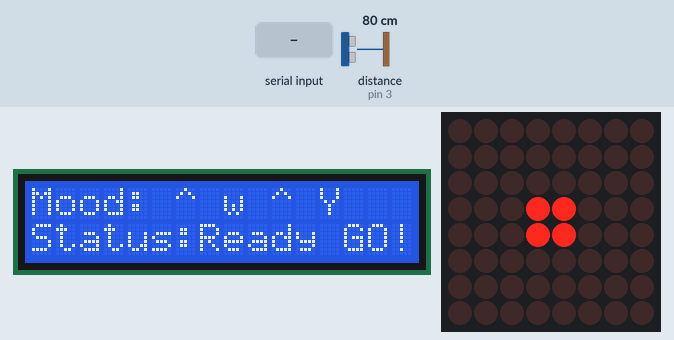
Recording of a sketch running on a simulated Arduino Uno, built with avr-gcc and run on an emulated ATmega328P. On the bench: 16×2 character LCD, 8×8 LED matrix. Wiring (inferred from the names in the program): ultrasonic range finder: trigger pin 2; echo pin 3. The inputs (shaded band) are chosen by the test bench; at power-on: distance to the obstacle (sensor on pin 3) 80 cm. The echo pulse lasts 58.3 µs per cm.

Above: at 1.2 s.
1.3 s: "Move Backward" received over Serial
At 2.44 s:
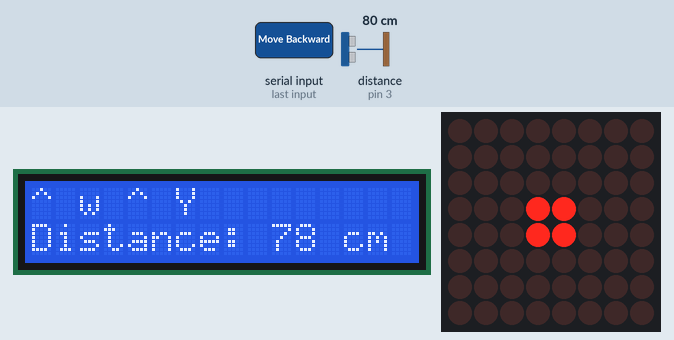
4.1 s: "Move Forward" received over Serial
At 5.27 s:
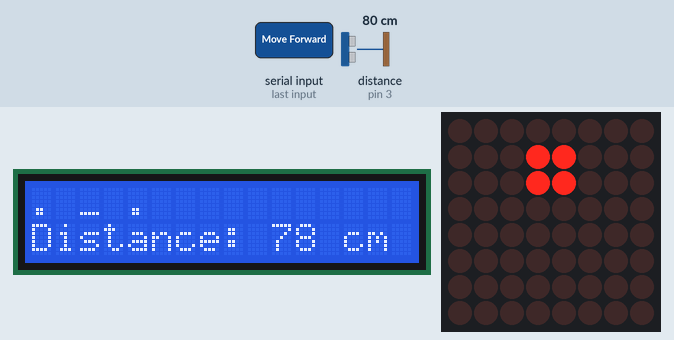
6.9 s: "Move Left" received over Serial
At 8.0 s:
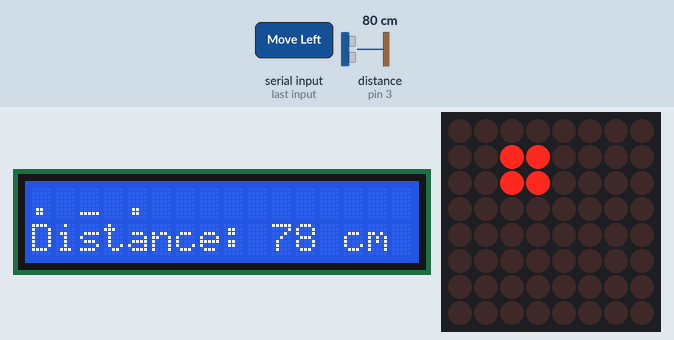
9.6 s: distance to the obstacle (sensor on pin 3) set to 60 cm
12.6 s: "Stop" received over Serial
At 14.7 s:
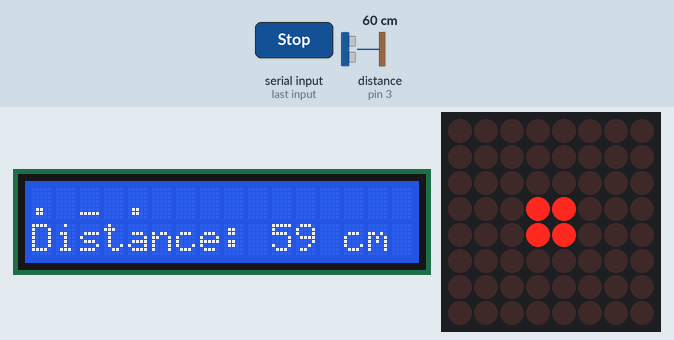
15.2 s: "Move Right" received over Serial
At 16.36 s:
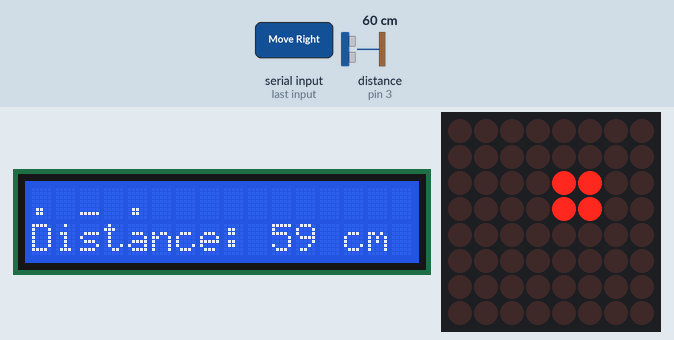

The sketch:

fin-pro-main.ino
```cpp
#include <Wire.h>               // 引入 I2C 通訊庫 / Include I2C communication library
#include <LiquidCrystal_I2C.h>   // 引入 I2C LCD 顯示器控制庫 / Include I2C LCD display control library
#include <LedControl.h>          // 引入 MAX7219 LED 控制庫 / Include MAX7219 LED control library

// MAX7219 LED 點陣顯示設定 / MAX7219 LED matrix display settings
LedControl lc = LedControl(11, 13, 10, 1); // DIN=11, CLK=13, CS=10
int robotX = 3, robotY = 3; // 初始機器人位置 / Initial robot position

// I2C LCD 顯示器設定 / I2C LCD display settings
LiquidCrystal_I2C lcd(0x27, 16, 2); // LCD 地址: 0x27 / LCD address: 0x27

// 超聲波模組設定 / Ultrasonic sensor settings
const int trigPin = 2; // 定義觸發腳位 / Define trigger pin
const int echoPin = 3; // 定義回波腳位 / Define echo pin
long distance; // 測量的距離值 / Variable to store the measured distance

// 狀態變數 / Robot's state variables
bool moving = false;  // 是否移動中？ / Is the robot moving?
bool happy = true;     // 是否顯示開心的表情？ / Is the robot displaying a happy face?

// 距離測量函數 / Distance measurement function
long getDistance() {
  digitalWrite(trigPin, LOW); // 清空觸發腳信號，確保初始狀態為低 / Clear the trigger pin signal to ensure the initial state is LOW
  delayMicroseconds(2); // 延時 2 微秒，為觸發信號準備 / Delay 2 microseconds to prepare for the trigger signal
  digitalWrite(trigPin, HIGH); // 發送觸發信號，開始測距 / Send the trigger signal to start measuring distance
  delayMicroseconds(10); // 信號持續 10 微秒，保證有效性 / Hold the signal for 10 microseconds to ensure validity
  digitalWrite(trigPin, LOW); // 關閉觸發信號，結束發送 / Turn off the trigger signal to end sending

  long duration = pulseIn(echoPin, HIGH); // 讀取從 echoPin 返回的脈衝持續時間 / Measure the pulse duration from the echoPin
  return duration * 0.034 / 2; // 計算距離，聲波速度為 0.034 cm/µs，往返時間需除以 2 / Calculate the distance, sound speed is 0.034 cm/µs, divide by 2 for round-trip time
}

// 更新 LED 顯示 / Update the LED matrix to show the robot's position
void updateLED() {
  lc.clearDisplay(0); // 清除顯示，確保畫面乾淨 / Clear the display to ensure the screen is clean

  // 確保機器人位置在有效範圍內 / Ensure the robot's position is within the valid range
  robotX = constrain(robotX, 0, 6);  // 限制 robotX 在範圍 0-6 內 (最多顯示 2x2 塊) / Constrain robotX within the range 0-6 (maximum 2x2 block)
  robotY = constrain(robotY, 0, 6);  // 限制 robotY 在範圍 0-6 內 (最多顯示 2x2 塊) / Constrain robotY within the range 0-6 (maximum 2x2 block)

  // 顯示 2x2 方塊 / Display a 2x2 block to represent the robot's position
  for (int i = 0; i < 2; i++) {
    for (int j = 0; j < 2; j++) {
      lc.setLed(0, robotY + i, robotX + j, true); // 根據 robotX 和 robotY 設置 LED 點亮 / Turn on LEDs at the robot's position
    }
  }
}

// 反向移動功能 / Reverse the robot's movement if an obstacle is detected within 100 cm
void reverseMove() {
  distance = getDistance(); // 獲取當前距離 / Get the current distance measurement
  if (distance < 100 && moving) { // 如果距離小於 100 公分，並且正在移動 / If the distance is less than 100 cm and the robot is moving
    if (robotY > 0) robotY--; // 向上移動 / Move the robot up
    else if (robotY < 6) robotY++; // 如果已經到達頂部，則向下移動 / If at the top, move down
    else if (robotX > 0) robotX--; // 向左移動 / Move the robot left
    else if (robotX < 6) robotX++; // 如果已經到達左邊，則向右移動 / If at the left edge, move right
    happy = false;  // 顯示難過表情，表示遇到障礙物 / Set the robot to display a sad face (obstacle encountered)
    updateLED(); // 更新 LED 顯示 / Update the LED display
  }
}

// 更新 LCD 顯示 / Update the LCD display to show the robot's face and the measured distance
void updateLCD() {
  lcd.clear(); // 清除 LCD 顯示，防止疊加內容 / Clear the LCD screen to avoid overlapping text
  if (happy) { // 判斷機器人是否開心 / Check if the robot is happy
    lcd.setCursor(0, 0); // 設置光標到第一行 / Set cursor to the first row
    lcd.print("^ w ^ Y"); // 顯示開心表情 / Display a happy face
  } else {
    lcd.setCursor(0, 0); // 設置光標到第一行 / Set cursor to the first row
    lcd.print(". _ ."); // 顯示難過表情 / Display a sad face
  }

  lcd.setCursor(0, 1); // 設置光標到第二行 / Set cursor to the second row
  lcd.print("Distance: "); // 顯示文字 "Distance:" / Display the label "Distance:"
  lcd.print(distance); // 顯示當前測量的距離值 / Display the current distance measurement
  lcd.print(" cm"); // 單位顯示為公分 / Display units in centimeters
}

// 接收指令並執行 / Execute actions based on the command received via serial
void handleCommand(String command) {
  if (command == "Move Forward") { // 指令為前進 / Command to move forward
    if (robotY > 0) robotY--; // 向上移動 / Move up if not at the top
    moving = true; // 設置移動狀態 / Set moving status to true
  } else if (command == "Move Backward") { // 指令為後退 / Command to move backward
    if (robotY < 6) robotY++; // 向下移動 / Move down if not at the bottom
    moving = true;
  } else if (command == "Move Left") { // 指令為向左移動 / Command to move left
    if (robotX > 0) robotX--; // 向左移動 / Move left if not at the left edge
    moving = true;
  } else if (command == "Move Right") { // 指令為向右移動 / Command to move right
    if (robotX < 6) robotX++; // 向右移動 / Move right if not at the right edge
    moving = true;
  } else if (command == "Stop") { // 指令為停止 / Command to stop
    moving = false; // 停止機器人移動 / Stop the robot from moving
    robotX = 3;  // 重置機器人位置 / Reset robot position
    robotY = 3;  // 重置機器人位置 / Reset robot position
  } else if (command == "Reboot") { // 重啟指令
    robotX = 3; robotY = 3;
    moving = false;
    happy = true;
    updateLED();
    updateLCD();
  }

  updateLED(); // 更新 LED 顯示器 / Update the LED display
  updateLCD(); // 更新 LCD 顯示器 / Update the LCD display
}


// 初始化 / Set up pin modes and initialize components
void setup() {
  pinMode(trigPin, OUTPUT); // 設置超聲波觸發腳位為輸出 / Set the trigger pin as output
  pinMode(echoPin, INPUT);  // 設置超聲波回波腳位為輸入 / Set the echo pin as input
  Serial.begin(9600); // 初始化串口，設置波特率為 9600 / Initialize serial communication with baud rate 9600

  lcd.begin(16, 2); // 初始化 LCD 顯示器 / Initialize the LCD display
  lcd.setCursor(0, 0); // 設置光標位置 / Set cursor position
  lcd.print("Mood: ^ w ^ Y"); // 顯示開心的表情 / Display happy face
  lcd.setCursor(0, 1); // 設置光標位置 / Set cursor position
  lcd.print("Status:Ready GO!"); // 顯示狀態為就緒 / Display status "Ready GO!"
  lcd.backlight(); // 開啟 LCD 背光 / Turn on the LCD backlight

  updateLED(); // 更新 LED 顯示 / Update the LED display
  lc.shutdown(0, false); // 啟動 LED 顯示 / Activate the LED display
  lc.setIntensity(0, 4); // 設置 LED 顯示亮度 / Set LED display brightness
  // lc.clearDisplay(0); // 清除 LED 顯示內容 / Clear the LED display
}

// 主循環 / Main loop
void loop() {
  if (Serial.available()) { // 如果有串口數據 / If serial data is available
    String command = Serial.readString(); // 讀取指令 / Read the command from the serial buffer
    handleCommand(command); // 處理指令 / Handle the command
  }

  reverseMove(); // 在移動中檢查障礙物 / Check for obstacles and reverse if needed
  delay(100); // 延時 100 毫秒 / Delay for 100 milliseconds
}
```

Measured:
- after the input at 1.3 s, the display: first changes after 1.1 s (image 1 shows a later state)
- after the input at 4.1 s, the display: first changes after 1.1 s (image 2 shows a later state)
- after the input at 6.9 s, the display: first changes after 1.0 s (image 3 shows a later state)
- after the input at 15.2 s, the display: first changes after 1.1 s (image 5 shows a later state)
